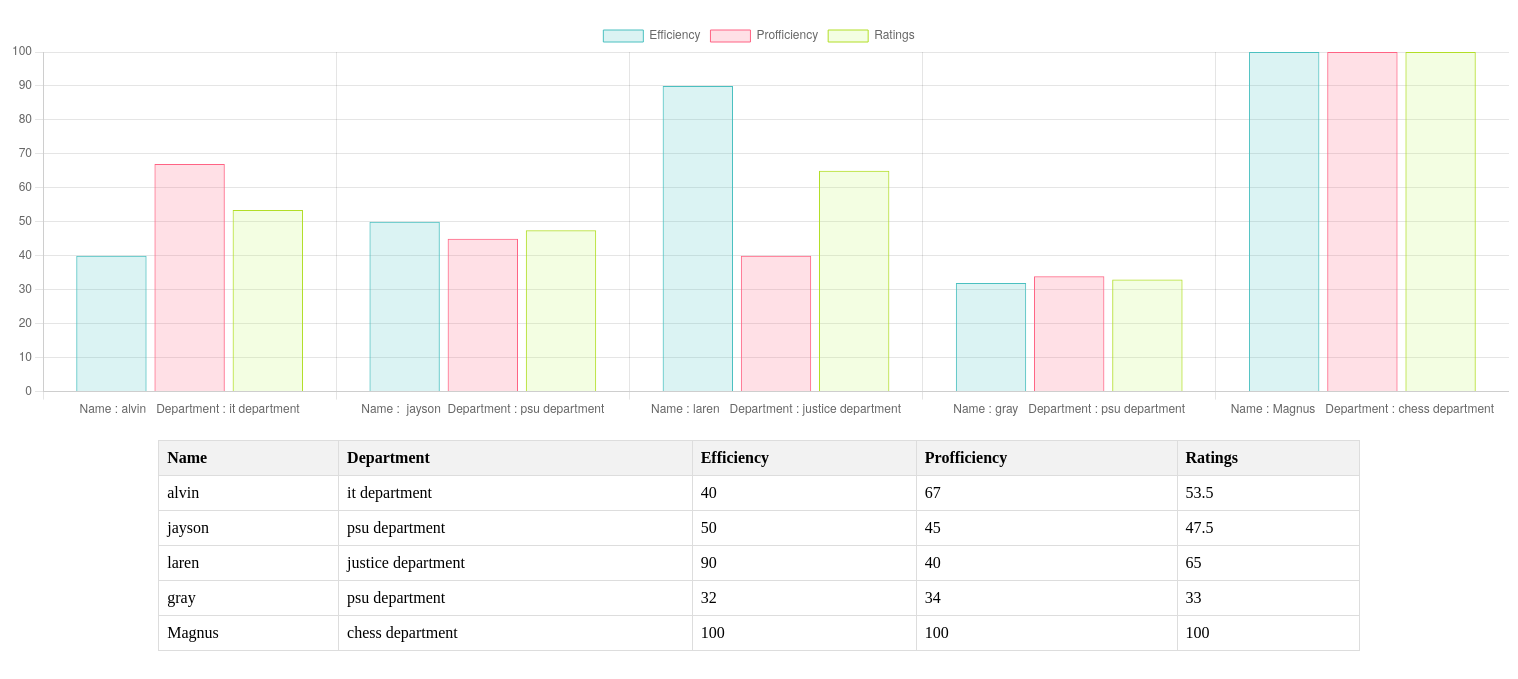
/main/index.php, run on the app's committed database.
### tables this page shows
CREATE TABLE `employee` (
  `employee_id` int NOT NULL AUTO_INCREMENT,
  `ratings_id` int NOT NULL,
  `name` varchar(45) NOT NULL,
  `age` int NOT NULL,
  `department` varchar(45) NOT NULL,
  PRIMARY KEY (`employee_id`,`ratings_id`),
  KEY `fk_employee_performance_ratings_idx` (`ratings_id`),
  CONSTRAINT `fk_employee_performance_ratings` FOREIGN KEY (`ratings_id`) REFERENCES `performance_ratings` (`ratings_id`)
);

CREATE TABLE `performance_ratings` (
  `ratings_id` int NOT NULL AUTO_INCREMENT,
  `efficiency` int NOT NULL,
  `profficiency` int NOT NULL,
  PRIMARY KEY (`ratings_id`)
);

### main/index.php (the view, shortened to what this page needs)
<?php
require('cons.php');
$sql = "SELECT employee.name, employee.department, performance_ratings.efficiency, performance_ratings.profficiency
        FROM employee
        JOIN performance_ratings ON employee.ratings_id = performance_ratings.ratings_id";
$result = $conn->query($sql);
if ($result) {
  if ($result->num_rows > 0) {
    $data = array();
    while ($row = $result->fetch_assoc()) {
      $data[] = array(
        'name' => $row["name"],
        'department' => $row["department"],
        'efficiency' => $row["efficiency"],
        'profficiency' => $row["profficiency"],
        'ratings' => ($row["profficiency"] + $row["efficiency"] )/2,
      );
    }
    $jsonData = json_encode($data);
  } else {
    echo "0 results";
  }
} else {
  echo "Error: " . $conn->error;
}
?>
<!DOCTYPE html>
<html lang="en">
<head>
</head>
<body>
<canvas id="performanceChart" width="1500" height="400"></canvas>
<script>
// Parse the JSON data
var jsonData = <?php echo $jsonData; ?>;
// Extract labels and data for the chart
var labels = jsonData.map(function(item) {
  return 'Name : ' + item.name + '  ' + 'Department : ' + item.department;
});
var efficiencyData = jsonData.map(function(item) {
  return item.efficiency;
});
var profficiencyData = jsonData.map(function(item) {
  return item.profficiency;
});
var ratingsData = jsonData.map(function(item){
  return item.ratings
});
// Create a stacked bar chart
var ctx = document.getElementById('performanceChart').getContext('2d');
var performanceChart = new Chart(ctx, {
  type: 'bar',
  data: {
    labels: labels,
    datasets: [
      {
        label: 'Efficiency',
        data: efficiencyData,
        backgroundColor: 'rgba(75, 192, 192, 0.2)',
        borderColor: 'rgba(75, 192, 192, 1)',
        borderWidth: 1
      },
      {
        label: 'Profficiency',
        data: profficiencyData,
        backgroundColor: 'rgba(255, 99, 132, 0.2)',
        borderColor: 'rgba(255, 99, 132, 1)',
        borderWidth: 1
      },
      {
        label:'Ratings',
        data:ratingsData,
        backgroundColor: 'rgba(196,249,112,0.2)',
        borderColor: 'rgba(178, 222, 39, 1)',
        borderWidth: 1
      }
    ]
  },
  options: {
    scales: {
      y: {
        beginAtZero: true
      }
    },
    animation: {
      duration: 2000, // Animation duration in milliseconds
      easing: 'easeInOutQuart', // Easing function for the animation
    }
  }
});
</script>
<table>
  <thead>
    <tr>
      <th>Name</th>
      <th>Department</th>
      <th>Efficiency</th>
      <th>Profficiency</th>
      <th>Ratings</th>
    </tr>
  </thead>
  <tbody>
    <?php
    foreach ($data as $item) {
      echo "<tr>";
      echo "<td>{$item['name']}</td>";
      echo "<td>{$item['department']}</td>";
      echo "<td>{$item['efficiency']}</td>";
      echo "<td>{$item['profficiency']}</td>";
      echo "<td>{$item['ratings']}</td>";
      echo "</tr>";
    }
    ?>
  </tbody>
</table>
</body>
</html>

### main/index.php (style rules this page uses)
body { text-align: center; }
#performanceChart { margin: 20px auto; }
table { border-collapse: collapse; width: 80%; margin: 20px auto; border: 1px solid #dddddd; }
th, td { border: 1px solid #dddddd; text-align: left; padding: 8px; }
th { background-color: #f2f2f2; }

### data on the page
employee: name "alvin", department "it department", ratings.efficiency "40", ratings.profficiency "67", ratings "53.5"
employee: name "jayson", department "psu department", ratings.efficiency "50", ratings.profficiency "45", ratings "47.5"
employee: name "laren", department "justice department", ratings.efficiency "90", ratings.profficiency "40", ratings "65"
employee: name "gray", department "psu department", ratings.efficiency "32", ratings.profficiency "34", ratings "33"
employee: name "Magnus", department "chess department", ratings.efficiency "100", ratings.profficiency "100", ratings "100"
